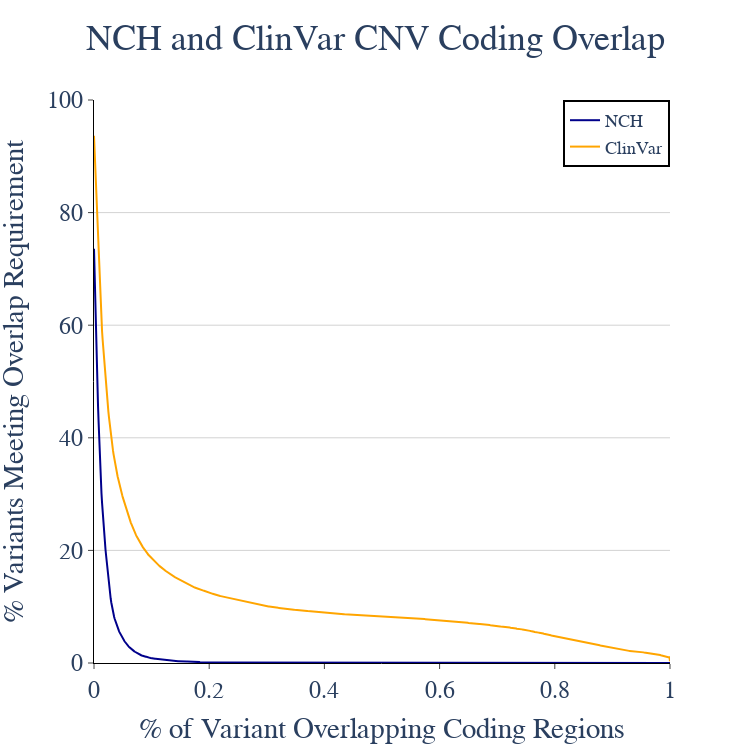

The cell this chart's notebook holds for it:
### Markdown cell above
### Supp Figures

### Code cell
fig = go.Figure(fig0)

thrs = list(np.arange(0, 1.001, 0.001))
vals_nch = []
vals_clinvar = []

N = len(df)
M = len(dv)

for thr in thrs:
    vals_nch.append(100 * len(df[df["cds_overlap_fraction"] > thr]) / N)
    vals_clinvar.append(100 * len(dv[dv["cds_overlap_fraction"] > thr]) / M)

fig.add_trace(
    go.Scatter(
        x=thrs,
        y=vals_nch,
        name="NCH",
        marker_color="darkblue",
    )
)

fig.add_trace(
    go.Scatter(
        x=thrs,
        y=vals_clinvar,
        name="ClinVar",
        marker_color="orange",
    )
)

fig.update_xaxes(title="% of Variant Overlapping Coding Regions", range=[0, 1])
fig.update_yaxes(title="% Variants Meeting Overlap Requirement", range=[0, 100])
fig.update_layout(
    title_text="NCH and ClinVar CNV Coding Overlap",
    title_x=0.5,
    height=750,
    width=750,
    legend=dict(x=1, xanchor="right", bgcolor="rgba(0,0,0,0)"),
)
fig.show()

### Figure 1 — Plotly figure (JSON) as saved in the notebook; plotly's stock layout.template omitted (floating-point values rounded to 4 significant figures; data arrays with more than 128 entries replaced by an {"elided": "..."} marker saying what was removed)
{"data": [{"marker": {"color": "darkblue"}, "name": "NCH", "type": "scatter", "x": {"elided": "1001 float values"}, "y": {"elided": "1001 float values"}}, {"marker": {"color": "orange"}, "name": "ClinVar", "type": "scatter", "x": {"elided": "1001 float values"}, "y": {"elided": "1001 float values"}}], "layout": {"font": {"family": "Arial", "size": 24}, "height": 750, "legend": {"bgcolor": "rgba(0,0,0,0)", "bordercolor": "black", "borderwidth": 2, "font": {"size": 18}, "x": 1, "xanchor": "right", "y": 1, "yanchor": "top"}, "plot_bgcolor": "white", "title": {"font": {"size": 36}, "text": "NCH and ClinVar CNV Coding Overlap", "x": 0.5}, "width": 750, "xaxis": {"linecolor": "black", "range": [0, 1], "ticks": "outside", "title": {"text": "% of Variant Overlapping Coding Regions"}}, "yaxis": {"gridcolor": "lightgray", "linecolor": "black", "range": [0, 100], "ticks": "outside", "title": {"text": "% Variants Meeting Overlap Requirement"}}}}
